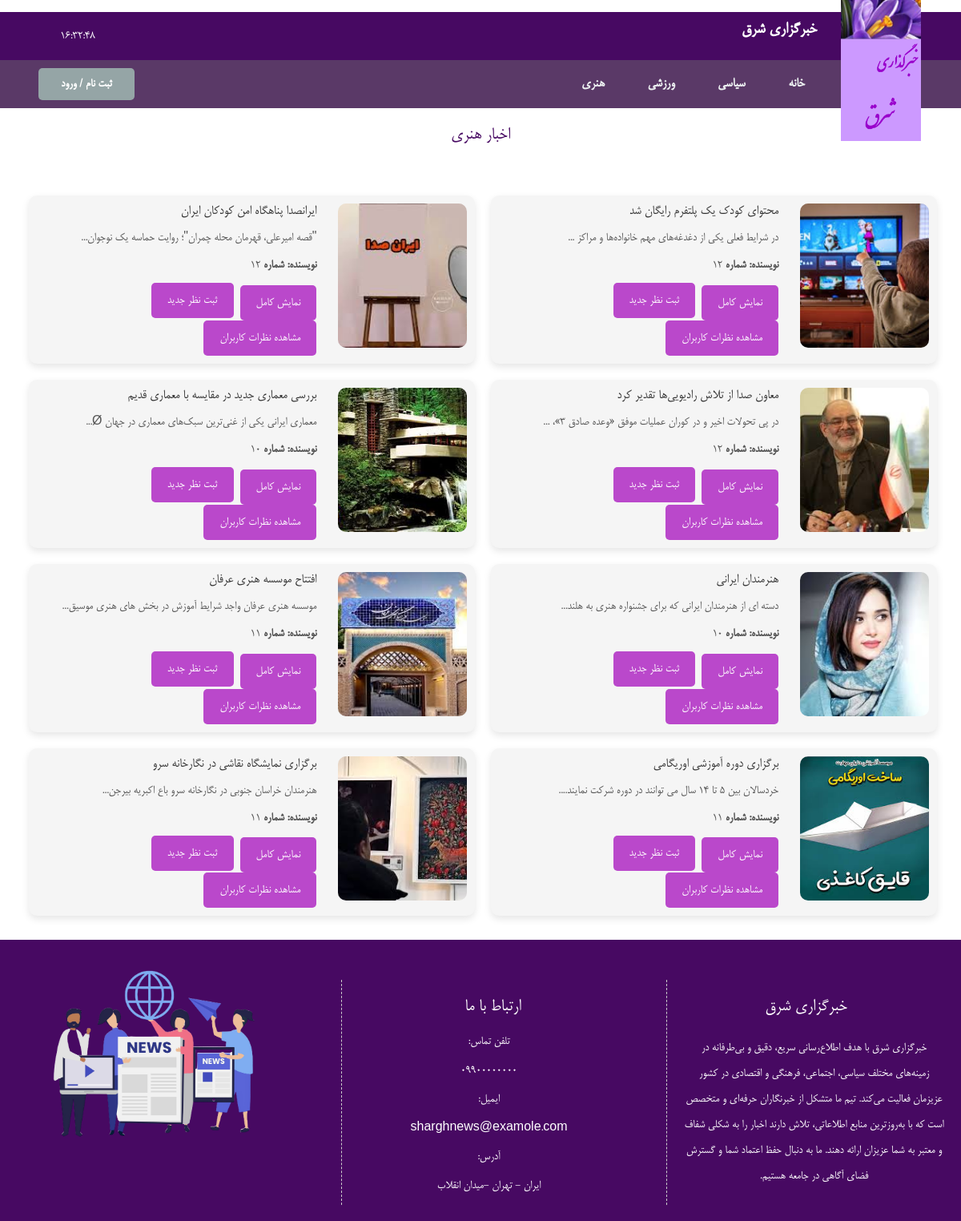
The app's page /archive.php?category=art with its own data.
### tables this page shows
CREATE TABLE IF NOT EXISTS `news` (
  `id` int NOT NULL AUTO_INCREMENT,
  `title` varchar(255) NOT NULL,
  `content` text NOT NULL,
  `author_id` int NOT NULL,
  `author_username` varchar(255) NOT NULL,
  `image` varchar(255) DEFAULT NULL,
  `category` enum('politics','sports','art') NOT NULL DEFAULT 'politics',
  `status` enum('approved','pending','rejected') NOT NULL DEFAULT 'pending',
  `created_at` timestamp NOT NULL DEFAULT CURRENT_TIMESTAMP,
  PRIMARY KEY (`id`),
  KEY `author_id` (`author_id`),
  KEY `author_username` (`author_username`)
);

### Archive.php (the view, shortened to what this page needs)
<?php
include('db.php');
$category = isset($_GET['category']) ? $_GET['category'] : '';
$sql = "SELECT * FROM news  ";
if (!empty($category)) {
    $sql .= " WHERE category='$category' and status = 'approved'";
}
$sql .= " ORDER BY created_at DESC";
$result = $conn->query($sql);
?>
<!DOCTYPE html>
<html lang="fa" dir="rtl">
<head>
    <link rel="stylesheet" href="CSS/archievestyle.css">
    <link href="https://cdn.jsdelivr.net/npm/bootstrap@5.3.0/dist/css/bootstrap.min.css" rel="stylesheet">
</head>
<body>
    <header>
        <div class="newsagency-information">
            <div class="logo">
                <img src="img/hhh.png" alt="">
            </div>
            <div class="name">
                <p>خبرگزاری  شرق</p>
            </div>
        </div>
        <div class="time-date" id="date-time">
        </div>
    </header>
    <nav>
        <div class="categories-list">
            <a href="index.php">خانه</a>
            <a href="archive.php?category=politics">سیاسی</a>
            <a href="archive.php?category=sports">ورزشی</a>
            <a href="archive.php?category=art">هنری</a>
        </div>
        <div class="login-button">
            <?php if (isset($_SESSION['user_id'])): ?>
            <?php if ($_SESSION['role'] == 'admin'): ?>
                <button type="button"><a href="ManagerPanel.php">پنل مدیریت</a></button>
            <?php else: ?>
                <button type="button"><a href="AuthorPanel.php">پنل نویسنده</a></button>
            <?php endif; ?>
            <?php else: ?>
            <button type="button"><a href="auth.php">ثبت نام / ورود</a></button>
            <?php endif; ?>
        </div>
    </nav>
    <main>
        <h2 class="page-title"> اخبار
        <?php
            if ($category == 'politics') {
                echo "  سیاسی";
            } elseif ($category == 'sports') {
                echo "  ورزشی";
            } elseif ($category == 'art') {
                echo "  هنری";
            } else {
                echo $category ? " - " . ucfirst($category) : '';
            }
        ?>
        </h2>
        <div class="all-news">
            <?php
            if ($result->num_rows > 0) {
                while ($row = $result->fetch_assoc()) {
                    echo '<div class="news-block">';
                    echo '<img src="' . $row["image"] . '" alt="خبر">';
                    echo '<div class="news-info">';
                    echo '<h3>' . $row["title"] . '</h3>';
                    echo '<p>' . substr($row["content"], 0, 100) . '...</p>';
                    echo '<p><strong>نویسنده: شماره</strong> ' . $row["author_id"] . '</p>';
                    echo '<a href="fullnews.php?id=' . $row["id"] . '"><button>نمایش کامل</button></a>';
                    echo '<button class="toggleCommentBtn btn border-primary mx-2" type="button">ثبت نظر جدید</button>';
                    echo '<button class="toggleCommentsList btn btn-secondary" type="button">مشاهده نظرات کاربران</button>';
                    echo '</div>';
                    echo '</div>';
                }
            } else {
                echo '<p>هیچ خبری در این دسته یافت نشد.</p>';
            }
            ?>
        </div>
    </main>
    <footer>
        <div class="about-us">
            <h3>خبرگزاری  شرق</h3>
            <p>خبرگزاری  شرق با هدف اطلاع‌رسانی سریع، دقیق و بی‌طرفانه در زمینه‌های مختلف سیاسی، اجتماعی، فرهنگی و اقتصادی در کشور عزیزمان فعالیت می‌کند. تیم ما متشکل از خبرنگاران حرفه‌ای و متخصص است که با به‌روزترین منابع اطلاعاتی، تلاش دارند اخبار را به شکلی شفاف و معتبر به شما عزیزان ارائه دهند. ما به دنبال حفظ اعتماد شما و گسترش فضای آگاهی در جامعه هستیم.</p>
        </div>
        <div class="contact-us">
            <h3>ارتباط با ما</h3>
            <p>تلفن تماس:</p>
            <p>09900000000</p>
            <p>ایمیل:</p>
            <p>sharghnews@examole.com</p>
            <p>آدرس:</p>
            <p>ایران - تهران -میدان انقلاب</p>
        </div>
        <div class="photo">
            <img src="img/rb_66059.png" alt="news agency">
        </div>
    </footer>
</body>
</html>

### CSS/ArchieveStyle.css (style rules this page uses)
* { padding: 0; margin: 0; box-sizing: border-box; font-family: B-mitra, sans-serif; }
body { background-color: #ecf0f1; }
header { width: 100%; height: 60px; background-color: #470962; color: white; margin: 15px 0 0; display: flex; justify-content: space-between; align-items: center; padding: 0 20px; }
header .newsagency-information { display: flex; align-items: center; }
header .newsagency-information .name { margin-right: 30px; font-size: 22px; font-weight: bold; }
header .newsagency-information .logo { width: 100px; height: 100px; background-color: white; margin-right: 30px; }
header .newsagency-information .logo img { width: inherit; }
header .time-date { font-size: 16px; margin-left: 55px; }
nav { width: 100%; height: 60px; background-color: #5a3967; display: flex; justify-content: space-between; align-items: center; padding: 0 20px; box-sizing: border-box; overflow: hidden; }
nav .categories-list { margin-right: 150px; }
nav .categories-list a { text-decoration: none; padding: 25px; color: #ecf0f1; font-weight: bold; transition: 0.3s; font-size: 18px; height: 60px; }
nav .login-button button { padding: 8px 28px; margin-left: 28px; background-color: #95a5a6; border: none; border-radius: 5px; cursor: pointer; font-weight: bold; color: white; transition: 0.3s; font-weight: 800; }
nav .login-button a { text-decoration: none; color: white; }
main { width: 100%; padding: 20px; background-color: #ffffff; }
.page-title { text-align: center; font-size: 24px; color: #470962; margin-bottom: 20px; }
.all-news { width: 100%; height: auto; margin-top: 50px; display: flex; flex-wrap: wrap; }
.news-block { width: 48%; display: flex; justify-content: space-between; margin-bottom: 20px; background-color: #f5f5f5; border-radius: 10px; padding: 10px; box-shadow: 0 4px 10px rgba(0, 0, 0, 0.1); margin: 10px 10px; }
.news-block img { width: 30%; height: auto; border-radius: 10px; height: 180px; object-fit: cover; }
.news-info { width: 65%; }
.news-info h3 { font-size: 18px; color: #333333; margin-bottom: 10px; }
.news-info p { color: #555; margin-bottom: 10px; }
.news-info button { background-color: #ba48cb; color: white; padding: 10px 20px; border: none; border-radius: 5px; cursor: pointer; transition: background-color 0.3s; }
footer { width: 100%; height: fit-content; background-color: #470962; color: white; display: flex; justify-content: space-between; padding: 20px; }
footer .about-us { margin-top: 30px; width: 30%; border-left: 1px dashed #ccc; }
footer .about-us h3 { text-align: center; margin: 20px 0px; font-size: 24px; }
footer .about-us p { margin-top: 20px; text-align: center; line-height: 2; padding-left: 20px; }
footer .contact-us { margin-top: 30px; width: 30%; border-left: 1px dashed #ccc; }
footer .contact-us h3 { text-align: center; margin: 20px 0px 0 30px; font-size: 24px; }
footer .contact-us p { margin-top: 20px; text-align: center; line-height: 1; padding-left: 20px; }
footer .photo { width: 30%; }
footer .photo img { width: 100%; }

### records on screen
news: image (picture), title "محتوای کودک یک پلتفرم رایگان شد", content "در شرایط فعلی یکی از دغدغه‌های مهم خانواده‌ها و مراکز", author "12"
news: image (picture), title "ایرانصدا پناهگاه امن کودکان ایران", content "\"قصه امیرعلی، قهرمان محله چمران\"؛ روایت حماسه یک نوجوان", author "12"
news: image (picture), title "معاون صدا از تلاش رادیویی‌ها تقدیر کرد", content "در پی تحولات اخیر و در کوران عملیات موفق «وعده صادق ۳»،", author "12"
news: image (picture), title "بررسی معماری جدید در مقایسه با معماری قدیم", content "معماری ایرانی یکی از غنی‌ترین سبک‌های معماری در جهان Ø", author "10"
news: image (picture), title "هنرمندان ایرانی", content "دسته ای از هنرمندان ایرانی که برای جشنواره هنری به هلند", author "10"
news: image (picture), title "افتتاح موسسه هنری عرفان", content "موسسه هنری عرفان واجد شرایط آموزش در بخش های هنری موسیق", author "11"
news: image (picture), title "برگزاری دوره آموزشی اوریگامی", content "خردسالان بین 5 تا 14 سال می توانند در دوره شرکت نمایند.", author "11"
news: image (picture), title "برگزاری نمایشگاه نقاشی در نگارخانه سرو", content "هنرمندان خراسان جنوبی در نگارخانه سرو باع اکبریه بیرجن", author "11"
